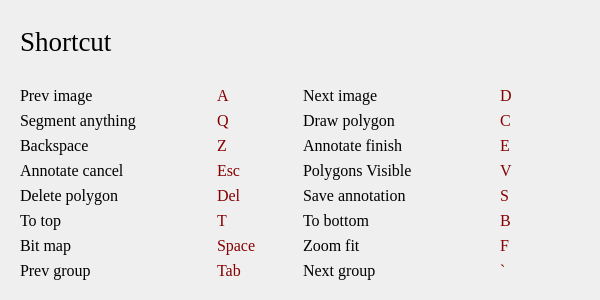
<?xml version="1.0" encoding="UTF-8"?>
<ui version="4.0">
 <class>DialogShortcut</class>
 <widget class="QDialog" name="DialogShortcut">
  <property name="geometry">
   <rect>
    <x>0</x>
    <y>0</y>
    <width>600</width>
    <height>300</height>
   </rect>
  </property>
  <property name="sizePolicy">
   <sizepolicy hsizetype="Preferred" vsizetype="Expanding">
    <horstretch>0</horstretch>
    <verstretch>0</verstretch>
   </sizepolicy>
  </property>
  <property name="minimumSize">
   <size>
    <width>600</width>
    <height>300</height>
   </size>
  </property>
  <property name="maximumSize">
   <size>
    <width>600</width>
    <height>300</height>
   </size>
  </property>
  <property name="font">
   <font>
    <kerning>true</kerning>
   </font>
  </property>
  <property name="windowTitle">
   <string>help</string>
  </property>
  <layout class="QVBoxLayout" name="verticalLayout">
   <item>
    <widget class="QWidget" name="widget" native="true">
     <property name="minimumSize">
      <size>
       <width>0</width>
       <height>60</height>
      </size>
     </property>
     <property name="maximumSize">
      <size>
       <width>16777215</width>
       <height>60</height>
      </size>
     </property>
     <layout class="QHBoxLayout" name="horizontalLayout">
      <item>
       <widget class="QLabel" name="label">
        <property name="font">
         <font>
          <family>Times New Roman</family>
          <pointsize>20</pointsize>
          <italic>false</italic>
          <bold>false</bold>
          <kerning>true</kerning>
         </font>
        </property>
        <property name="text">
         <string>Shortcut</string>
        </property>
        <property name="textFormat">
         <enum>Qt::AutoText</enum>
        </property>
       </widget>
      </item>
     </layout>
    </widget>
   </item>
   <item>
    <widget class="QWidget" name="widget_2" native="true">
     <property name="font">
      <font>
       <family>Times New Roman</family>
       <pointsize>12</pointsize>
       <kerning>true</kerning>
      </font>
     </property>
     <layout class="QGridLayout" name="gridLayout">
      <item row="0" column="1">
       <widget class="QLabel" name="label_7">
        <property name="maximumSize">
         <size>
          <width>80</width>
          <height>16777215</height>
         </size>
        </property>
        <property name="font">
         <font>
          <family>Times New Roman</family>
          <pointsize>12</pointsize>
          <kerning>true</kerning>
         </font>
        </property>
        <property name="styleSheet">
         <string notr="true">color: rgb(133, 0, 0);</string>
        </property>
        <property name="text">
         <string>A</string>
        </property>
       </widget>
      </item>
      <item row="0" column="0">
       <widget class="QLabel" name="label_2">
        <property name="font">
         <font>
          <family>Times New Roman</family>
          <pointsize>12</pointsize>
          <kerning>true</kerning>
         </font>
        </property>
        <property name="text">
         <string>Prev image</string>
        </property>
       </widget>
      </item>
      <item row="5" column="1">
       <widget class="QLabel" name="label_15">
        <property name="maximumSize">
         <size>
          <width>80</width>
          <height>16777215</height>
         </size>
        </property>
        <property name="font">
         <font>
          <family>Times New Roman</family>
          <pointsize>12</pointsize>
          <kerning>true</kerning>
         </font>
        </property>
        <property name="styleSheet">
         <string notr="true">color: rgb(133, 0, 0);</string>
        </property>
        <property name="text">
         <string>T</string>
        </property>
       </widget>
      </item>
      <item row="0" column="3">
       <widget class="QLabel" name="label_17">
        <property name="maximumSize">
         <size>
          <width>80</width>
          <height>16777215</height>
         </size>
        </property>
        <property name="font">
         <font>
          <family>Times New Roman</family>
          <pointsize>12</pointsize>
          <kerning>true</kerning>
         </font>
        </property>
        <property name="styleSheet">
         <string notr="true">color: rgb(133, 0, 0);</string>
        </property>
        <property name="text">
         <string>D</string>
        </property>
       </widget>
      </item>
      <item row="6" column="0">
       <widget class="QLabel" name="label_14">
        <property name="font">
         <font>
          <family>Times New Roman</family>
          <pointsize>12</pointsize>
          <kerning>true</kerning>
         </font>
        </property>
        <property name="text">
         <string>Bit map</string>
        </property>
       </widget>
      </item>
      <item row="6" column="1">
       <widget class="QLabel" name="label_16">
        <property name="maximumSize">
         <size>
          <width>80</width>
          <height>16777215</height>
         </size>
        </property>
        <property name="font">
         <font>
          <family>Times New Roman</family>
          <pointsize>12</pointsize>
          <kerning>true</kerning>
         </font>
        </property>
        <property name="styleSheet">
         <string notr="true">color: rgb(133, 0, 0);</string>
        </property>
        <property name="text">
         <string>Space</string>
        </property>
       </widget>
      </item>
      <item row="6" column="2">
       <widget class="QLabel" name="label_11">
        <property name="font">
         <font>
          <family>Times New Roman</family>
          <pointsize>12</pointsize>
          <kerning>true</kerning>
         </font>
        </property>
        <property name="text">
         <string>Zoom fit</string>
        </property>
       </widget>
      </item>
      <item row="6" column="3">
       <widget class="QLabel" name="label_21">
        <property name="maximumSize">
         <size>
          <width>80</width>
          <height>16777215</height>
         </size>
        </property>
        <property name="font">
         <font>
          <family>Times New Roman</family>
          <pointsize>12</pointsize>
          <kerning>true</kerning>
         </font>
        </property>
        <property name="styleSheet">
         <string notr="true">color: rgb(133, 0, 0);</string>
        </property>
        <property name="text">
         <string>F</string>
        </property>
       </widget>
      </item>
      <item row="1" column="2">
       <widget class="QLabel" name="label_5">
        <property name="font">
         <font>
          <family>Times New Roman</family>
          <pointsize>12</pointsize>
          <kerning>true</kerning>
         </font>
        </property>
        <property name="text">
         <string>Draw polygon</string>
        </property>
       </widget>
      </item>
      <item row="1" column="0">
       <widget class="QLabel" name="label_4">
        <property name="font">
         <font>
          <family>Times New Roman</family>
          <pointsize>12</pointsize>
          <kerning>true</kerning>
         </font>
        </property>
        <property name="text">
         <string>Segment anything</string>
        </property>
       </widget>
      </item>
      <item row="5" column="2">
       <widget class="QLabel" name="label_9">
        <property name="font">
         <font>
          <family>Times New Roman</family>
          <pointsize>12</pointsize>
          <kerning>true</kerning>
         </font>
        </property>
        <property name="text">
         <string>To bottom</string>
        </property>
       </widget>
      </item>
      <item row="4" column="0">
       <widget class="QLabel" name="label_6">
        <property name="font">
         <font>
          <family>Times New Roman</family>
          <pointsize>12</pointsize>
          <kerning>true</kerning>
         </font>
        </property>
        <property name="text">
         <string>Delete polygon</string>
        </property>
       </widget>
      </item>
      <item row="4" column="2">
       <widget class="QLabel" name="label_10">
        <property name="font">
         <font>
          <family>Times New Roman</family>
          <pointsize>12</pointsize>
          <kerning>true</kerning>
         </font>
        </property>
        <property name="text">
         <string>Save annotation</string>
        </property>
       </widget>
      </item>
      <item row="1" column="3">
       <widget class="QLabel" name="label_18">
        <property name="maximumSize">
         <size>
          <width>80</width>
          <height>16777215</height>
         </size>
        </property>
        <property name="font">
         <font>
          <family>Times New Roman</family>
          <pointsize>12</pointsize>
          <kerning>true</kerning>
         </font>
        </property>
        <property name="styleSheet">
         <string notr="true">color: rgb(133, 0, 0);</string>
        </property>
        <property name="text">
         <string>C</string>
        </property>
       </widget>
      </item>
      <item row="4" column="3">
       <widget class="QLabel" name="label_19">
        <property name="maximumSize">
         <size>
          <width>80</width>
          <height>16777215</height>
         </size>
        </property>
        <property name="font">
         <font>
          <family>Times New Roman</family>
          <pointsize>12</pointsize>
          <kerning>true</kerning>
         </font>
        </property>
        <property name="styleSheet">
         <string notr="true">color: rgb(133, 0, 0);</string>
        </property>
        <property name="text">
         <string>S</string>
        </property>
       </widget>
      </item>
      <item row="4" column="1">
       <widget class="QLabel" name="label_13">
        <property name="maximumSize">
         <size>
          <width>80</width>
          <height>16777215</height>
         </size>
        </property>
        <property name="font">
         <font>
          <family>Times New Roman</family>
          <pointsize>12</pointsize>
          <kerning>true</kerning>
         </font>
        </property>
        <property name="styleSheet">
         <string notr="true">color: rgb(133, 0, 0);</string>
        </property>
        <property name="text">
         <string>Del</string>
        </property>
       </widget>
      </item>
      <item row="1" column="1">
       <widget class="QLabel" name="label_12">
        <property name="maximumSize">
         <size>
          <width>80</width>
          <height>16777215</height>
         </size>
        </property>
        <property name="font">
         <font>
          <family>Times New Roman</family>
          <pointsize>12</pointsize>
          <kerning>true</kerning>
         </font>
        </property>
        <property name="styleSheet">
         <string notr="true">color: rgb(133, 0, 0);</string>
        </property>
        <property name="text">
         <string>Q</string>
        </property>
       </widget>
      </item>
      <item row="0" column="2">
       <widget class="QLabel" name="label_3">
        <property name="font">
         <font>
          <family>Times New Roman</family>
          <pointsize>12</pointsize>
          <kerning>true</kerning>
         </font>
        </property>
        <property name="text">
         <string>Next image</string>
        </property>
       </widget>
      </item>
      <item row="2" column="0">
       <widget class="QLabel" name="label_22">
        <property name="font">
         <font>
          <family>Times New Roman</family>
          <pointsize>12</pointsize>
          <kerning>true</kerning>
         </font>
        </property>
        <property name="text">
         <string>Backspace</string>
        </property>
       </widget>
      </item>
      <item row="2" column="1">
       <widget class="QLabel" name="label_23">
        <property name="font">
         <font>
          <family>Times New Roman</family>
          <pointsize>12</pointsize>
          <kerning>true</kerning>
         </font>
        </property>
        <property name="styleSheet">
         <string notr="true">color: rgb(133, 0, 0);</string>
        </property>
        <property name="text">
         <string>Z</string>
        </property>
       </widget>
      </item>
      <item row="2" column="3">
       <widget class="QLabel" name="label_25">
        <property name="font">
         <font>
          <family>Times New Roman</family>
          <pointsize>12</pointsize>
          <kerning>true</kerning>
         </font>
        </property>
        <property name="styleSheet">
         <string notr="true">color: rgb(133, 0, 0);</string>
        </property>
        <property name="text">
         <string>E</string>
        </property>
       </widget>
      </item>
      <item row="2" column="2">
       <widget class="QLabel" name="label_24">
        <property name="font">
         <font>
          <family>Times New Roman</family>
          <pointsize>12</pointsize>
          <kerning>true</kerning>
         </font>
        </property>
        <property name="text">
         <string>Annotate finish</string>
        </property>
       </widget>
      </item>
      <item row="3" column="0">
       <widget class="QLabel" name="label_26">
        <property name="font">
         <font>
          <family>Times New Roman</family>
          <pointsize>12</pointsize>
          <kerning>true</kerning>
         </font>
        </property>
        <property name="text">
         <string>Annotate cancel</string>
        </property>
       </widget>
      </item>
      <item row="3" column="1">
       <widget class="QLabel" name="label_27">
        <property name="font">
         <font>
          <family>Times New Roman</family>
          <pointsize>12</pointsize>
          <kerning>true</kerning>
         </font>
        </property>
        <property name="styleSheet">
         <string notr="true">color: rgb(133, 0, 0);</string>
        </property>
        <property name="text">
         <string>Esc</string>
        </property>
       </widget>
      </item>
      <item row="5" column="0">
       <widget class="QLabel" name="label_8">
        <property name="font">
         <font>
          <family>Times New Roman</family>
          <pointsize>12</pointsize>
          <kerning>true</kerning>
         </font>
        </property>
        <property name="text">
         <string>To top</string>
        </property>
       </widget>
      </item>
      <item row="3" column="2">
       <widget class="QLabel" name="label_28">
        <property name="text">
         <string>Polygons Visible</string>
        </property>
       </widget>
      </item>
      <item row="3" column="3">
       <widget class="QLabel" name="label_29">
        <property name="font">
         <font>
          <family>Times New Roman</family>
          <pointsize>12</pointsize>
          <kerning>true</kerning>
         </font>
        </property>
        <property name="styleSheet">
         <string notr="true">color: rgb(133, 0, 0);</string>
        </property>
        <property name="text">
         <string>V</string>
        </property>
       </widget>
      </item>
      <item row="5" column="3">
       <widget class="QLabel" name="label_20">
        <property name="maximumSize">
         <size>
          <width>80</width>
          <height>16777215</height>
         </size>
        </property>
        <property name="font">
         <font>
          <family>Times New Roman</family>
          <pointsize>12</pointsize>
          <kerning>true</kerning>
         </font>
        </property>
        <property name="styleSheet">
         <string notr="true">color: rgb(133, 0, 0);</string>
        </property>
        <property name="text">
         <string>B</string>
        </property>
       </widget>
      </item>
      <item row="7" column="0">
       <widget class="QLabel" name="label_30">
        <property name="text">
         <string>Prev group</string>
        </property>
       </widget>
      </item>
      <item row="7" column="1">
       <widget class="QLabel" name="label_31">
        <property name="font">
         <font>
          <family>Times New Roman</family>
          <pointsize>12</pointsize>
          <kerning>true</kerning>
         </font>
        </property>
        <property name="styleSheet">
         <string notr="true">color: rgb(133, 0, 0);</string>
        </property>
        <property name="text">
         <string>Tab</string>
        </property>
       </widget>
      </item>
      <item row="7" column="2">
       <widget class="QLabel" name="label_32">
        <property name="text">
         <string>Next group</string>
        </property>
       </widget>
      </item>
      <item row="7" column="3">
       <widget class="QLabel" name="label_33">
        <property name="font">
         <font>
          <family>Times New Roman</family>
          <pointsize>12</pointsize>
          <kerning>true</kerning>
         </font>
        </property>
        <property name="styleSheet">
         <string notr="true">color: rgb(133, 0, 0);</string>
        </property>
        <property name="text">
         <string>`</string>
        </property>
       </widget>
      </item>
     </layout>
    </widget>
   </item>
  </layout>
 </widget>
 <resources>
  <include location="../icons.qrc"/>
 </resources>
 <connections/>
</ui>
